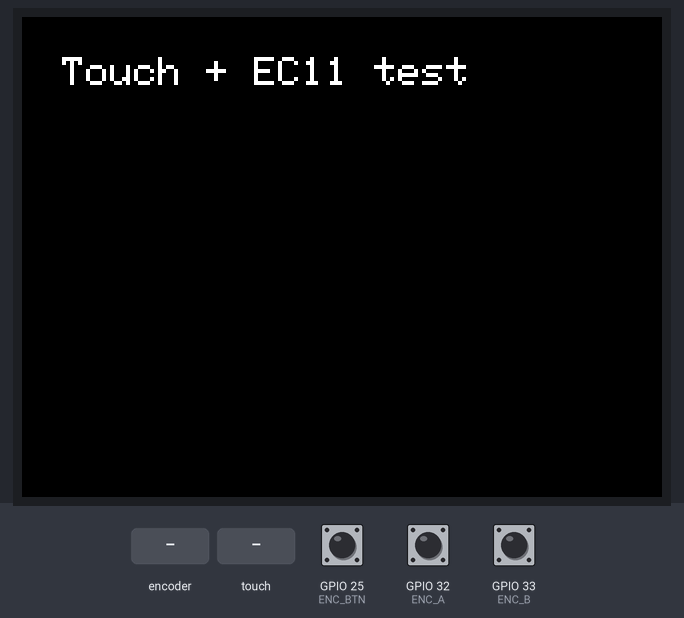
Recording of a program running on a simulated ESP32. Shown: 320×240 colour display. Inputs (shaded band) come from the test bench; at power-on: GPIO 25 (ENC_BTN) HIGH, GPIO 32 (ENC_A) HIGH, GPIO 33 (ENC_B) HIGH. What the program prints to the serial monitor is not drawn.

Above: at 1.4 s.
1.5 s: rotary encoder on GPIO 32 (ENC_A) / GPIO 33 (ENC_B) turned 3 steps (first pin leading)
At 3.2 s:
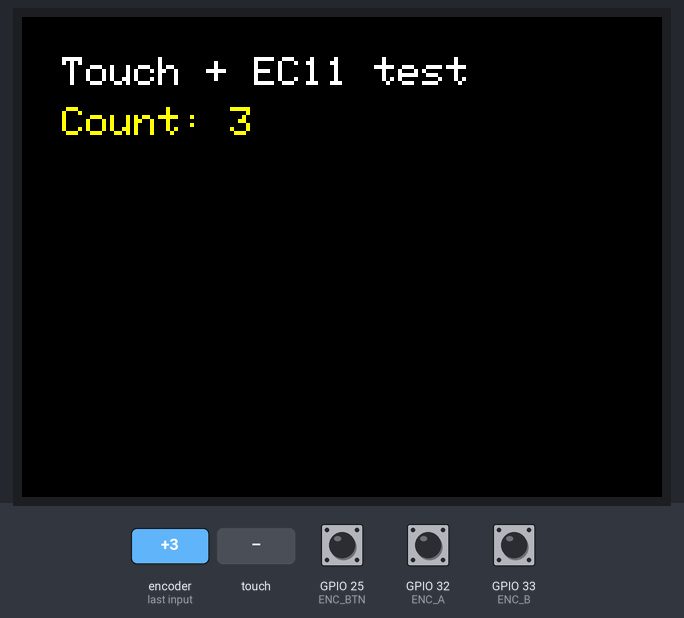
3.6 s: screen touched at 13 % across, 10 % down
5.1 s: GPIO 25 (ENC_BTN) pulled LOW for 0.15 s
At 6.2 s:
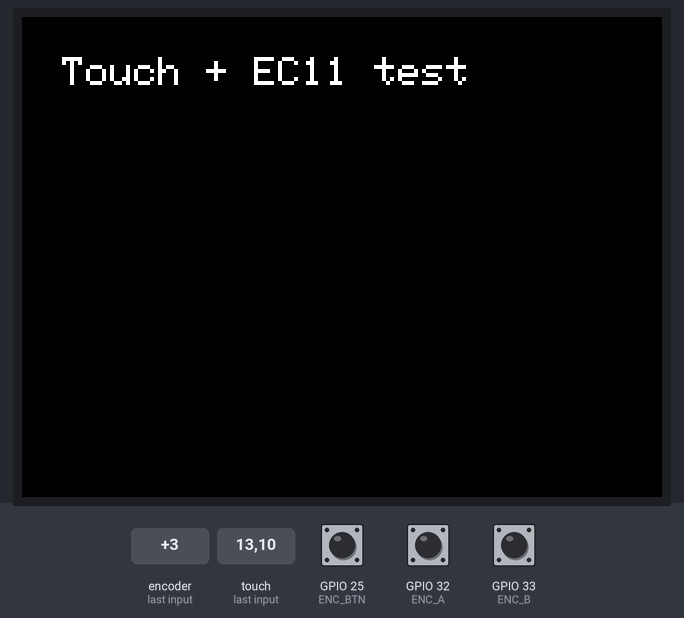
6.7 s: screen touched at 38 % across, 10 % down
8.2 s: rotary encoder on GPIO 32 (ENC_A) / GPIO 33 (ENC_B) turned 2 steps (second pin leading)
At 9.2 s:
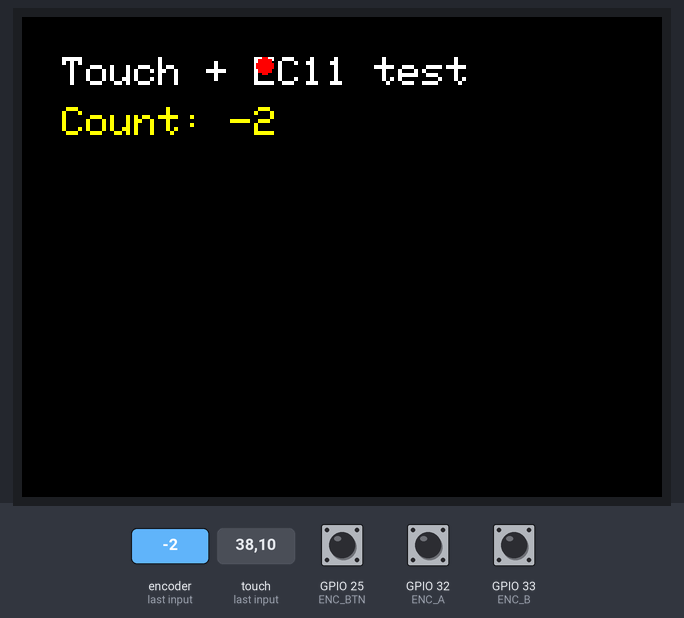
10.1 s: GPIO 25 (ENC_BTN) pulled LOW for 1 s
At 11.2 s:
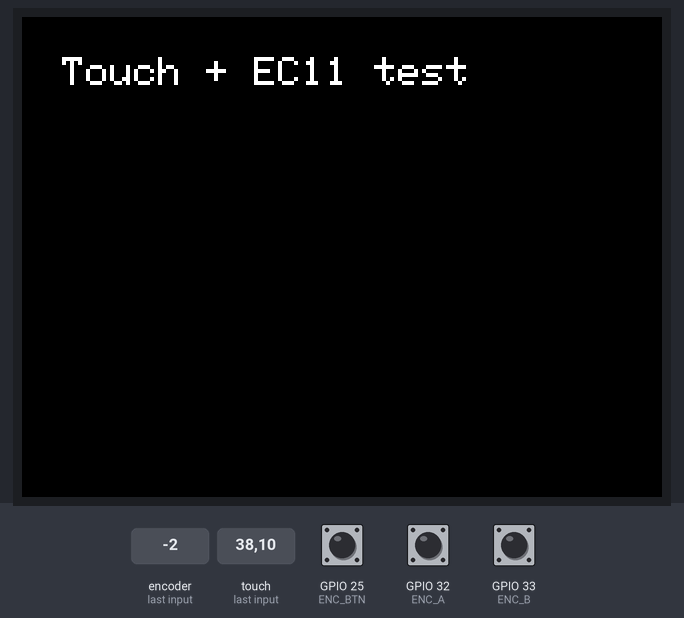
Timing chart, 0 to 13.1 s (numbered marks = the images above; inputs shaded):
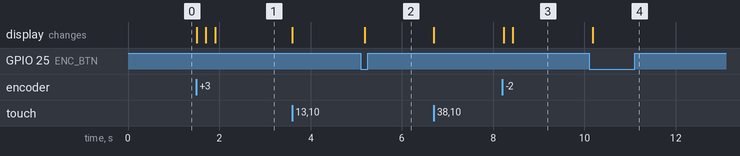

Measured:
- after the input at 1.5 s, the display: first changes at once (image 1 shows a later state)
- after the input at 5.1 s, the display: changes after 0.08 s (image 2)
- after the input at 8.2 s, the display: first changes at once (image 3 shows a later state)
- after the input at 10.1 s, the display: changes after 0.08 s (image 4)

The program:

main.cpp
```cpp
#include <Arduino.h>
#include <TFT_eSPI.h>

TFT_eSPI tft;
uint16_t x, y;

uint16_t calData[5] = { 275, 3564, 287, 3513, 7 };

// EC11 pins (from my config)
#define ENC_A   32
#define ENC_B   33
#define ENC_BTN 25   // D pin -> GPIO25, E -> GND

long encoderCount = 0;
int lastA = HIGH;
int lastB = HIGH;

bool lastBtn = HIGH;

void setup() {
  Serial.begin(115200);

  // --- TFT ---
  tft.init();
  tft.setRotation(1);
  tft.setTouch(calData);

  tft.fillScreen(TFT_BLACK);
  tft.setTextColor(TFT_WHITE, TFT_BLACK);
  tft.setTextSize(2);
  tft.setCursor(20, 20);
  tft.println("Touch + EC11 test");

  // --- EC11 ---
  pinMode(ENC_A, INPUT_PULLUP);
  pinMode(ENC_B, INPUT_PULLUP);
  pinMode(ENC_BTN, INPUT_PULLUP);

  lastA = digitalRead(ENC_A);
  lastB = digitalRead(ENC_B);

  Serial.println("Rotate encoder: count++/--");
  Serial.println("Press button: clear screen");
}

void loop() {
  // -------- Touch ----------
  if (tft.getTouch(&x, &y)) {
    tft.fillCircle(x, y, 4, TFT_RED);
    // small delay so it doesn't draw too much
    delay(5);
  }

  // -------- Encoder rotation (simple polling) ----------
  int a = digitalRead(ENC_A);
  int b = digitalRead(ENC_B);

  // Detect a change on A (one common method)
  if (a != lastA) {
    if (a == LOW) {
      // direction depends on B
      if (b == HIGH) encoderCount++;
      else          encoderCount--;

      Serial.printf("Encoder: %ld\n", encoderCount);

      // show count on screen
      tft.setTextColor(TFT_YELLOW, TFT_BLACK);
      tft.setTextSize(2);
      tft.fillRect(20, 45, 200, 20, TFT_BLACK); // clear old number
      tft.setCursor(20, 45);
      tft.printf("Count: %ld", encoderCount);
    }
    // basic debounce
    delay(1);
  }

  lastA = a;
  lastB = b;

  // -------- Button press (simple debounce) ----------
  bool btn = digitalRead(ENC_BTN);

  if (lastBtn == HIGH && btn == LOW) { // pressed
    Serial.println("Button pressed -> clear");
    tft.fillScreen(TFT_BLACK);
    tft.setTextColor(TFT_WHITE, TFT_BLACK);
    tft.setTextSize(2);
    tft.setCursor(20, 20);
    tft.println("Touch + EC11 test");
    encoderCount = 0;
  }

  lastBtn = btn;
}
```
